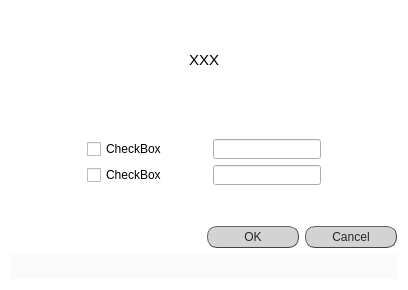
<?xml version="1.0" encoding="UTF-8"?>
<ui version="4.0">
 <class>Dialog</class>
 <widget class="QDialog" name="Dialog">
  <property name="geometry">
   <rect>
    <x>0</x>
    <y>0</y>
    <width>408</width>
    <height>290</height>
   </rect>
  </property>
  <property name="windowTitle">
   <string>Dialog</string>
  </property>
  <property name="styleSheet">
   <string notr="true">QDialog{background-color: rgb(255, 255, 255);}</string>
  </property>
  <layout class="QVBoxLayout" name="verticalLayout_2">
   <item>
    <layout class="QHBoxLayout" name="horizontalLayout">
     <item>
      <spacer name="horizontalSpacer">
       <property name="orientation">
        <enum>Qt::Horizontal</enum>
       </property>
       <property name="sizeHint" stdset="0">
        <size>
         <width>40</width>
         <height>20</height>
        </size>
       </property>
      </spacer>
     </item>
     <item alignment="Qt::AlignTop">
      <widget class="QLabel" name="mH_logo_XS">
       <property name="minimumSize">
        <size>
         <width>120</width>
         <height>30</height>
        </size>
       </property>
       <property name="maximumSize">
        <size>
         <width>120</width>
         <height>30</height>
        </size>
       </property>
       <property name="frameShape">
        <enum>QFrame::NoFrame</enum>
       </property>
       <property name="text">
        <string>&lt;html&gt;&lt;head/&gt;&lt;body&gt;&lt;p&gt;&lt;br/&gt;&lt;/p&gt;&lt;/body&gt;&lt;/html&gt;</string>
       </property>
       <property name="alignment">
        <set>Qt::AlignCenter</set>
       </property>
      </widget>
     </item>
    </layout>
   </item>
   <item>
    <widget class="QTextEdit" name="textEdit">
     <property name="styleSheet">
      <string notr="true">QTextEdit {background-color: rgba(0,0,0,0);
font: 25 11pt &quot;Calibri Light&quot;;
font-family: &quot;Calibri Light&quot;;
}

					</string>
     </property>
     <property name="frameShape">
      <enum>QFrame::NoFrame</enum>
     </property>
     <property name="readOnly">
      <bool>true</bool>
     </property>
     <property name="html">
      <string>&lt;!DOCTYPE HTML PUBLIC &quot;-//W3C//DTD HTML 4.0//EN&quot; &quot;http://www.w3.org/TR/REC-html40/strict.dtd&quot;&gt;
&lt;html&gt;&lt;head&gt;&lt;meta name=&quot;qrichtext&quot; content=&quot;1&quot; /&gt;&lt;style type=&quot;text/css&quot;&gt;
p, li { white-space: pre-wrap; }
&lt;/style&gt;&lt;/head&gt;&lt;body style=&quot; font-family:'Calibri Light'; font-size:11pt; font-weight:24; font-style:normal;&quot;&gt;
&lt;p align=&quot;center&quot; style=&quot; margin-top:0px; margin-bottom:0px; margin-left:0px; margin-right:0px; -qt-block-indent:0; text-indent:0px;&quot;&gt;XXX&lt;/p&gt;&lt;/body&gt;&lt;/html&gt;</string>
     </property>
    </widget>
   </item>
   <item>
    <layout class="QHBoxLayout" name="horizontalLayout_3">
     <item>
      <spacer name="horizontalSpacer_2">
       <property name="orientation">
        <enum>Qt::Horizontal</enum>
       </property>
       <property name="sizeHint" stdset="0">
        <size>
         <width>40</width>
         <height>20</height>
        </size>
       </property>
      </spacer>
     </item>
     <item>
      <widget class="QWidget" name="widget" native="true">
       <layout class="QVBoxLayout" name="verticalLayout">
        <item>
         <layout class="QHBoxLayout" name="hL0">
          <item>
           <widget class="QCheckBox" name="checkBox0">
            <property name="layoutDirection">
             <enum>Qt::LeftToRight</enum>
            </property>
            <property name="styleSheet">
             <string notr="true">font: 25 11pt &quot;Calibri Light&quot;;</string>
            </property>
            <property name="text">
             <string>CheckBox</string>
            </property>
           </widget>
          </item>
          <item>
           <spacer name="spacer0">
            <property name="orientation">
             <enum>Qt::Horizontal</enum>
            </property>
            <property name="sizeHint" stdset="0">
             <size>
              <width>40</width>
              <height>20</height>
             </size>
            </property>
           </spacer>
          </item>
          <item>
           <widget class="QLineEdit" name="lineEdit0">
            <property name="minimumSize">
             <size>
              <width>0</width>
              <height>20</height>
             </size>
            </property>
            <property name="maximumSize">
             <size>
              <width>16777215</width>
              <height>20</height>
             </size>
            </property>
            <property name="styleSheet">
             <string notr="true">font: 25 10pt &quot;Calibri Light&quot;;</string>
            </property>
           </widget>
          </item>
         </layout>
        </item>
        <item>
         <layout class="QHBoxLayout" name="hL1">
          <item>
           <widget class="QCheckBox" name="checkBox1">
            <property name="styleSheet">
             <string notr="true">font: 25 11pt &quot;Calibri Light&quot;;</string>
            </property>
            <property name="text">
             <string>CheckBox</string>
            </property>
           </widget>
          </item>
          <item>
           <spacer name="spacer1">
            <property name="orientation">
             <enum>Qt::Horizontal</enum>
            </property>
            <property name="sizeHint" stdset="0">
             <size>
              <width>40</width>
              <height>20</height>
             </size>
            </property>
           </spacer>
          </item>
          <item>
           <widget class="QLineEdit" name="lineEdit1">
            <property name="minimumSize">
             <size>
              <width>0</width>
              <height>20</height>
             </size>
            </property>
            <property name="maximumSize">
             <size>
              <width>16777215</width>
              <height>20</height>
             </size>
            </property>
            <property name="styleSheet">
             <string notr="true">font: 25 10pt &quot;Calibri Light&quot;;</string>
            </property>
           </widget>
          </item>
         </layout>
        </item>
       </layout>
      </widget>
     </item>
     <item>
      <spacer name="horizontalSpacer_3">
       <property name="orientation">
        <enum>Qt::Horizontal</enum>
       </property>
       <property name="sizeHint" stdset="0">
        <size>
         <width>40</width>
         <height>20</height>
        </size>
       </property>
      </spacer>
     </item>
    </layout>
   </item>
   <item>
    <widget class="QLabel" name="blank">
     <property name="sizePolicy">
      <sizepolicy hsizetype="Expanding" vsizetype="Fixed">
       <horstretch>0</horstretch>
       <verstretch>0</verstretch>
      </sizepolicy>
     </property>
     <property name="minimumSize">
      <size>
       <width>0</width>
       <height>20</height>
      </size>
     </property>
     <property name="maximumSize">
      <size>
       <width>16777215</width>
       <height>20</height>
      </size>
     </property>
     <property name="styleSheet">
      <string notr="true">background-color: rgb(255, 255, 255);</string>
     </property>
     <property name="frameShape">
      <enum>QFrame::NoFrame</enum>
     </property>
     <property name="text">
      <string>&lt;html&gt;&lt;head/&gt;&lt;body&gt;&lt;p&gt;&lt;br/&gt;&lt;/p&gt;&lt;/body&gt;&lt;/html&gt;</string>
     </property>
     <property name="alignment">
      <set>Qt::AlignCenter</set>
     </property>
    </widget>
   </item>
   <item alignment="Qt::AlignRight">
    <widget class="QDialogButtonBox" name="buttonBox">
     <property name="styleSheet">
      <string notr="true">QDialogButtonBox QPushButton{
color: rgb(39, 39, 39);
font: 11pt &quot;Calibri Light&quot;;
height:20;
padding:0px;
width:90;
background-color: rgb(211, 211, 211);
border-radius: 10px;
border-width: 1px;
border-style: outset;
border-color: rgb(66, 66, 66);
}

QDialogButtonBox QPushButton:hover{
background-color: rgba(167, 0, 125, 200);
border-color: #672146;
color: rgb(234, 234, 234);
}

QDialogButtonBox QPushButton:disabled{
background-color: rgb(232, 232, 232);
border-color: rgb(158, 158, 158);
color: rgb(125, 125, 125);
}

QDialogButtonBox QPushButton:checked{
background-color: rgb(107, 0, 80);
border-color: rgb(76, 0, 57);
color: rgb(234, 234, 234);
}
</string>
     </property>
     <property name="orientation">
      <enum>Qt::Horizontal</enum>
     </property>
     <property name="standardButtons">
      <set>QDialogButtonBox::Cancel|QDialogButtonBox::Ok</set>
     </property>
     <property name="centerButtons">
      <bool>true</bool>
     </property>
    </widget>
   </item>
   <item>
    <widget class="QLineEdit" name="tE_validate">
     <property name="minimumSize">
      <size>
       <width>0</width>
       <height>25</height>
      </size>
     </property>
     <property name="maximumSize">
      <size>
       <width>16777215</width>
       <height>25</height>
      </size>
     </property>
     <property name="styleSheet">
      <string notr="true">font: 25 9pt &quot;Calibri Light&quot;;
color: rgb(170, 0, 127);
background-color: rgb(250, 250, 250);
</string>
     </property>
     <property name="frame">
      <bool>false</bool>
     </property>
     <property name="alignment">
      <set>Qt::AlignCenter</set>
     </property>
     <property name="readOnly">
      <bool>true</bool>
     </property>
    </widget>
   </item>
  </layout>
 </widget>
 <resources/>
 <connections/>
</ui>
